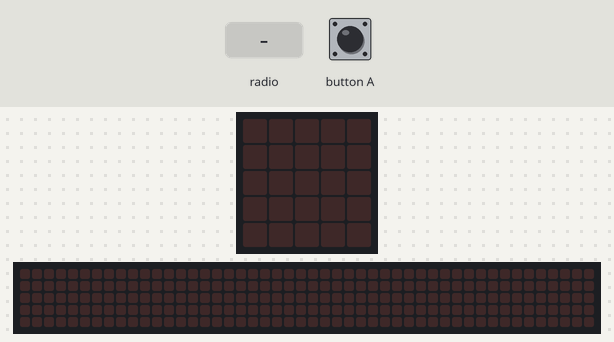
The program below on a simulated BBC micro:bit (MakeCode). Shown: the board's 5×5 LED display, a strip that is not on the board, showing the scrolling text unrolled. The inputs (shaded band) are chosen by the test bench. No radio messages arrive unless stated (any console line starting 'radio sent:' is added by the test bench); the 48×5 strip is a reading aid, not a part: it shows the text the display is scrolling, unrolled, one strip-width of it at a time; what the program prints to the serial console is not drawn.

Above: at 1.2 s.
1.3 s: radio message "1" arrives
At 1.45 s:
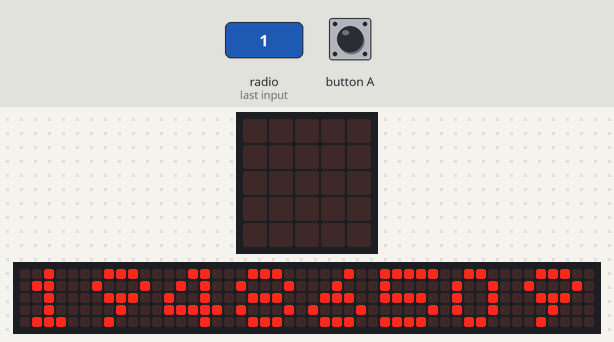
At 1.82 s:
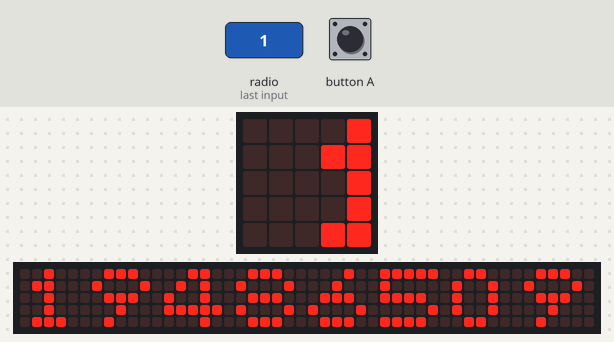

Measured:
- after the input at 1.3 s, the display: changes at once (image 1)

The program:

main.ts
```typescript
radio.onReceivedNumber(function (receivedNumber) {
    time = time + radio.receivedPacket(RadioPacketProperty.Time)
    distance = time * 299792458 / 2
    basic.showNumber(distance)
})
input.onButtonPressed(Button.A, function () {
    radio.sendString("starlink")
})
radio.onReceivedString(function (receivedString) {
    time = radio.receivedPacket(RadioPacketProperty.Time)
    radio.sendNumber(time)
})
let distance = 0
let time = 0
radio.setGroup(195)
```

test.ts
```typescript
// les tests vont ici ; cela ne sera pas compilé si ce paquet est utilisé en tant qu'extension.
```
